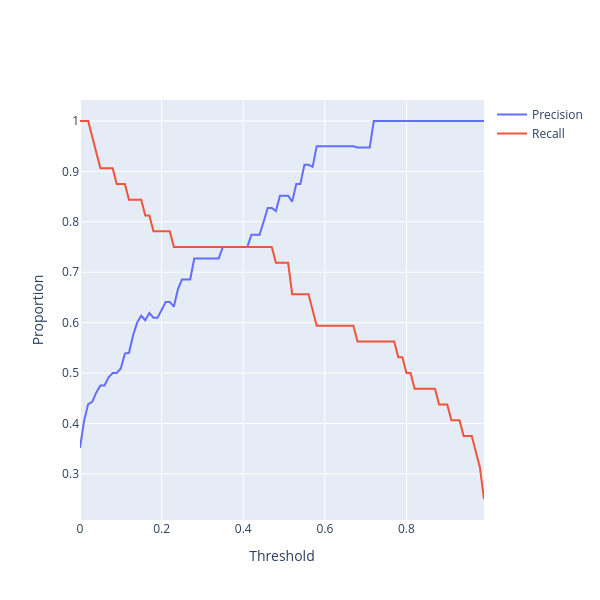

Source (notebook cell):
### Code cell
fig = go.Figure()
fig.add_trace(go.Scatter(name = 'Precision', x = thresholds, y = precs))
fig.add_trace(go.Scatter(name = 'Recall', x = thresholds, y = recs))
fig.update_xaxes(title="Threshold")
fig.update_yaxes(title="Proportion")
fig.update_layout(width=600, height=600)
